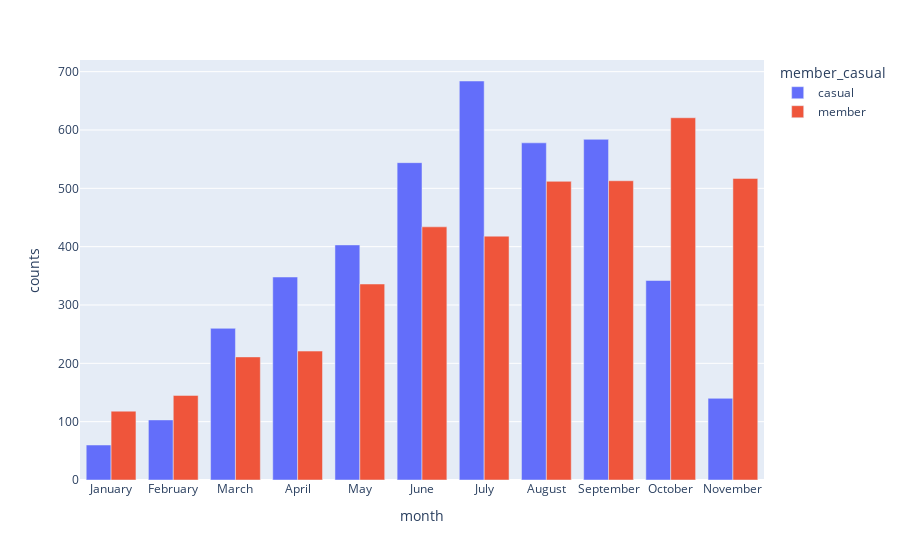

Here is the notebook cell this chart was saved with:
### Markdown cell above
**4) Do member bikers ride consistently over the months?**

### Code cell
df_1 = df_smote_final.groupby(by=["month", "member_casual"]).size().reset_index(name="counts")
map_month = {
    1: 'January',
    2: 'February',
    3: 'March',
    4: 'April',
    5: 'May',
    6: 'June',
    7: 'July',
    8: 'August',
    9: 'September',
    10: 'October', 
    11: 'November',
    12: 'December'
}
df_1['month'] = df_1['month'].map(map_month)
fig = px.bar(df_1, x="month", y="counts",color="member_casual",barmode="group")
fig.show()

### Figure 1 — Plotly figure (JSON) as saved in the notebook; plotly's stock layout.template omitted (floating-point values rounded to 4 significant figures)
{"data": [{"alignmentgroup": "True", "hovertemplate": "member_casual=casual<br>month=%{x}<br>counts=%{y}<extra></extra>", "legendgroup": "casual", "marker": {"color": "#636efa", "pattern": {"shape": ""}}, "name": "casual", "offsetgroup": "casual", "orientation": "v", "showlegend": true, "textposition": "auto", "type": "bar", "x": ["January", "February", "March", "April", "May", "June", "July", "August", "September", "October", "November"], "xaxis": "x", "y": [60, 103, 260, 348, 403, 544, 684, 578, 584, 342, 140], "yaxis": "y"}, {"alignmentgroup": "True", "hovertemplate": "member_casual=member<br>month=%{x}<br>counts=%{y}<extra></extra>", "legendgroup": "member", "marker": {"color": "#EF553B", "pattern": {"shape": ""}}, "name": "member", "offsetgroup": "member", "orientation": "v", "showlegend": true, "textposition": "auto", "type": "bar", "x": ["January", "February", "March", "April", "May", "June", "July", "August", "September", "October", "November"], "xaxis": "x", "y": [118, 145, 211, 221, 336, 434, 418, 512, 513, 621, 517], "yaxis": "y"}], "layout": {"barmode": "group", "legend": {"title": {"text": "member_casual"}, "tracegroupgap": 0}, "margin": {"t": 60}, "xaxis": {"anchor": "y", "domain": [0, 1], "title": {"text": "month"}}, "yaxis": {"anchor": "x", "domain": [0, 1], "title": {"text": "counts"}}}}
